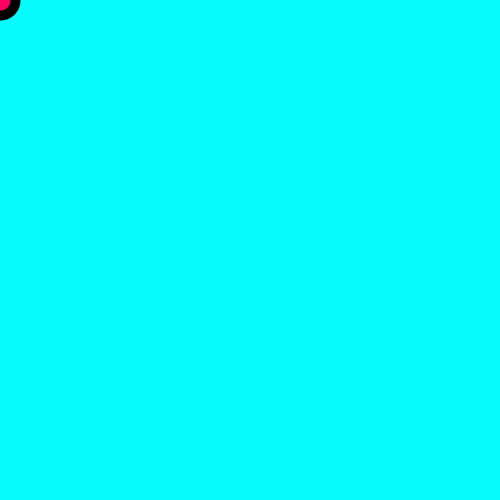
Frame 1 (no input)
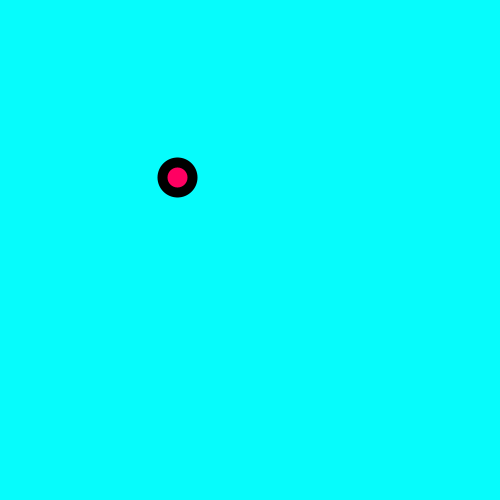
Frame 60 (the mouse pressed at the canvas centre just before this capture)
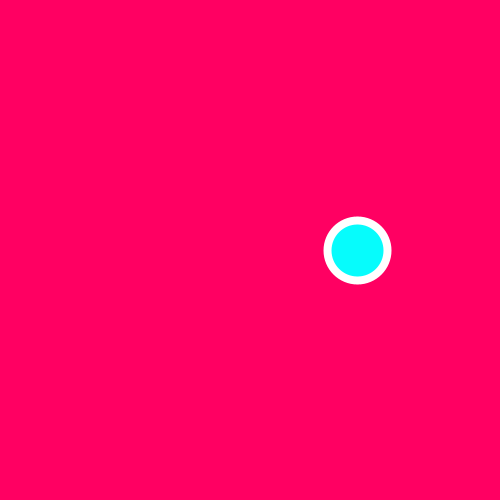
Frame 120 (the mouse held since frame 60 and released just before this capture)

The Processing sketch that drew these frames (run headless with seeded random() and noise(); from frame 60 on, the mouse is pressed at the canvas centre):

// Processing sketch: s04e01berni
// ── s04e01berni.pde
//UDD - Expresión Digital II
//S04e01berni 
//corrección tarea semana 4, pelota que se mueva por el canvas y cambie de color y tamaño. 

int bc;
int c1;
int c2;

void setup() {
  size(500, 500);

  bc = 0;
  c1 = color (6, 252, 252); //color celeste
  c2 = color(255, 0, 98); //color rosado
}

void draw() {
  background(c1);
  noStroke(); 
  if (bc <= width/2) {
    //ellipse rosada
    fill(c2);
    stroke(0);
    strokeWeight(10);
    ellipse(bc, bc, 30, 30);
  } else if (bc > width/2) {
    background(c2);
    fill(c1);
    stroke(255);
    strokeWeight(8);
    ellipse(bc, height/2, 60, 60);
  }
  bc += 3;
  if (bc == width) {
    bc = 0;
  }
}
